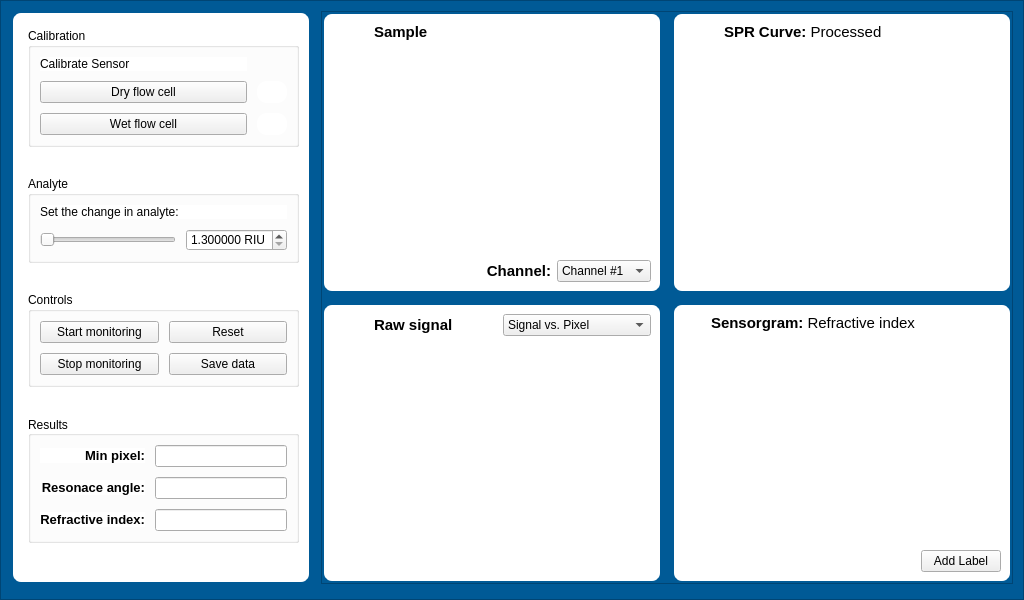
<?xml version="1.0" encoding="UTF-8"?>
<ui version="4.0">
 <class>MainWindow</class>
 <widget class="QMainWindow" name="MainWindow">
  <property name="geometry">
   <rect>
    <x>0</x>
    <y>0</y>
    <width>1024</width>
    <height>600</height>
   </rect>
  </property>
  <property name="windowTitle">
   <string>MainWindow</string>
  </property>
  <property name="styleSheet">
   <string notr="true"/>
  </property>
  <widget class="QWidget" name="centralwidget">
   <property name="styleSheet">
    <string notr="true">
</string>
   </property>
   <layout class="QHBoxLayout" name="horizontalLayout">
    <property name="spacing">
     <number>0</number>
    </property>
    <property name="leftMargin">
     <number>0</number>
    </property>
    <property name="topMargin">
     <number>0</number>
    </property>
    <property name="rightMargin">
     <number>0</number>
    </property>
    <property name="bottomMargin">
     <number>0</number>
    </property>
    <item>
     <widget class="QFrame" name="main_frame">
      <property name="styleSheet">
       <string notr="true">QFrame{
	background-color: rgb(0, 90, 150);
}
QLabel{
	border: none;
}</string>
      </property>
      <property name="frameShape">
       <enum>QFrame::StyledPanel</enum>
      </property>
      <property name="frameShadow">
       <enum>QFrame::Raised</enum>
      </property>
      <layout class="QHBoxLayout" name="horizontalLayout_2">
       <property name="spacing">
        <number>10</number>
       </property>
       <property name="leftMargin">
        <number>10</number>
       </property>
       <property name="topMargin">
        <number>10</number>
       </property>
       <property name="rightMargin">
        <number>10</number>
       </property>
       <property name="bottomMargin">
        <number>15</number>
       </property>
       <item>
        <widget class="QFrame" name="frame_config">
         <property name="sizePolicy">
          <sizepolicy hsizetype="Preferred" vsizetype="Preferred">
           <horstretch>0</horstretch>
           <verstretch>0</verstretch>
          </sizepolicy>
         </property>
         <property name="minimumSize">
          <size>
           <width>250</width>
           <height>0</height>
          </size>
         </property>
         <property name="maximumSize">
          <size>
           <width>300</width>
           <height>16777215</height>
          </size>
         </property>
         <property name="styleSheet">
          <string notr="true">QFrame{
	background-color: rgb(255, 255, 255);
	border: 2px solid;
	border-color: rgb(0, 90, 150);
	border-radius: 10px;	
}
QLabel{
	border: none;
}
</string>
         </property>
         <property name="frameShape">
          <enum>QFrame::StyledPanel</enum>
         </property>
         <property name="frameShadow">
          <enum>QFrame::Raised</enum>
         </property>
         <layout class="QVBoxLayout" name="verticalLayout_2">
          <property name="spacing">
           <number>0</number>
          </property>
          <property name="leftMargin">
           <number>15</number>
          </property>
          <property name="topMargin">
           <number>15</number>
          </property>
          <property name="rightMargin">
           <number>10</number>
          </property>
          <property name="bottomMargin">
           <number>10</number>
          </property>
          <item>
           <widget class="QGroupBox" name="gb_calibration">
            <property name="sizePolicy">
             <sizepolicy hsizetype="Preferred" vsizetype="Fixed">
              <horstretch>0</horstretch>
              <verstretch>0</verstretch>
             </sizepolicy>
            </property>
            <property name="styleSheet">
             <string notr="true">font: 700 11pt &quot;Segoe UI&quot;;</string>
            </property>
            <property name="title">
             <string>Calibration</string>
            </property>
            <layout class="QGridLayout" name="gridLayout_8">
             <property name="spacing">
              <number>10</number>
             </property>
             <item row="0" column="0">
              <widget class="QLabel" name="label_16">
               <property name="sizePolicy">
                <sizepolicy hsizetype="Preferred" vsizetype="Fixed">
                 <horstretch>0</horstretch>
                 <verstretch>0</verstretch>
                </sizepolicy>
               </property>
               <property name="styleSheet">
                <string notr="true"/>
               </property>
               <property name="frameShape">
                <enum>QFrame::NoFrame</enum>
               </property>
               <property name="text">
                <string>&lt;html&gt;&lt;head/&gt;&lt;body&gt;&lt;p&gt;&lt;span style=&quot; font-weight:400;&quot;&gt;Calibrate Sensor&lt;/span&gt;&lt;/p&gt;&lt;/body&gt;&lt;/html&gt;</string>
               </property>
               <property name="alignment">
                <set>Qt::AlignLeading|Qt::AlignLeft|Qt::AlignVCenter</set>
               </property>
              </widget>
             </item>
             <item row="1" column="0">
              <widget class="QPushButton" name="btn_Dry_flow_cell">
               <property name="text">
                <string>Dry flow cell</string>
               </property>
              </widget>
             </item>
             <item row="1" column="1">
              <widget class="QLabel" name="label_Dry_confirm">
               <property name="sizePolicy">
                <sizepolicy hsizetype="Fixed" vsizetype="Fixed">
                 <horstretch>0</horstretch>
                 <verstretch>0</verstretch>
                </sizepolicy>
               </property>
               <property name="maximumSize">
                <size>
                 <width>30</width>
                 <height>30</height>
                </size>
               </property>
               <property name="text">
                <string/>
               </property>
               <property name="pixmap">
                <pixmap resource="../../Pesquisa/PIBIC  2022-2023/Sim-LMR-Interface-/Sim-LMR-Interface--main/icons_.qrc">:/icons/icons/close.png</pixmap>
               </property>
               <property name="scaledContents">
                <bool>true</bool>
               </property>
              </widget>
             </item>
             <item row="2" column="0">
              <widget class="QPushButton" name="btn_Wet_flow_cell">
               <property name="text">
                <string>Wet flow cell</string>
               </property>
              </widget>
             </item>
             <item row="2" column="1">
              <widget class="QLabel" name="label_Wet_confirm">
               <property name="sizePolicy">
                <sizepolicy hsizetype="Fixed" vsizetype="Fixed">
                 <horstretch>0</horstretch>
                 <verstretch>0</verstretch>
                </sizepolicy>
               </property>
               <property name="maximumSize">
                <size>
                 <width>30</width>
                 <height>30</height>
                </size>
               </property>
               <property name="text">
                <string/>
               </property>
               <property name="pixmap">
                <pixmap resource="../../Pesquisa/PIBIC  2022-2023/Sim-LMR-Interface-/Sim-LMR-Interface--main/icons_.qrc">:/icons/icons/close.png</pixmap>
               </property>
               <property name="scaledContents">
                <bool>true</bool>
               </property>
              </widget>
             </item>
            </layout>
           </widget>
          </item>
          <item>
           <spacer name="verticalSpacer_3">
            <property name="orientation">
             <enum>Qt::Vertical</enum>
            </property>
            <property name="sizeHint" stdset="0">
             <size>
              <width>20</width>
              <height>40</height>
             </size>
            </property>
           </spacer>
          </item>
          <item>
           <widget class="QGroupBox" name="gb_analyte">
            <property name="sizePolicy">
             <sizepolicy hsizetype="Preferred" vsizetype="Fixed">
              <horstretch>0</horstretch>
              <verstretch>0</verstretch>
             </sizepolicy>
            </property>
            <property name="styleSheet">
             <string notr="true">font: 700 11pt &quot;Segoe UI&quot;;</string>
            </property>
            <property name="title">
             <string>Analyte</string>
            </property>
            <layout class="QGridLayout" name="gridLayout_6">
             <property name="spacing">
              <number>10</number>
             </property>
             <item row="0" column="0" colspan="2">
              <widget class="QLabel" name="label">
               <property name="sizePolicy">
                <sizepolicy hsizetype="Preferred" vsizetype="Fixed">
                 <horstretch>0</horstretch>
                 <verstretch>0</verstretch>
                </sizepolicy>
               </property>
               <property name="text">
                <string>&lt;html&gt;&lt;head/&gt;&lt;body&gt;&lt;p&gt;&lt;span style=&quot; font-weight:400;&quot;&gt;Set the change in analyte:&lt;/span&gt;&lt;/p&gt;&lt;/body&gt;&lt;/html&gt;</string>
               </property>
              </widget>
             </item>
             <item row="1" column="0">
              <widget class="QSlider" name="refractive_index_slider">
               <property name="minimum">
                <number>1300000</number>
               </property>
               <property name="maximum">
                <number>1370000</number>
               </property>
               <property name="singleStep">
                <number>5</number>
               </property>
               <property name="orientation">
                <enum>Qt::Horizontal</enum>
               </property>
              </widget>
             </item>
             <item row="1" column="1">
              <widget class="QDoubleSpinBox" name="refractive_index_analyte">
               <property name="styleSheet">
                <string notr="true">font: 600 11pt &quot;Segoe UI&quot;;</string>
               </property>
               <property name="suffix">
                <string> RIU</string>
               </property>
               <property name="decimals">
                <number>6</number>
               </property>
               <property name="minimum">
                <double>1.300000000000000</double>
               </property>
               <property name="maximum">
                <double>1.370000000000000</double>
               </property>
               <property name="singleStep">
                <double>0.000005000000000</double>
               </property>
              </widget>
             </item>
            </layout>
           </widget>
          </item>
          <item>
           <spacer name="verticalSpacer_4">
            <property name="orientation">
             <enum>Qt::Vertical</enum>
            </property>
            <property name="sizeHint" stdset="0">
             <size>
              <width>20</width>
              <height>40</height>
             </size>
            </property>
           </spacer>
          </item>
          <item>
           <widget class="QGroupBox" name="gb_controls">
            <property name="sizePolicy">
             <sizepolicy hsizetype="Preferred" vsizetype="Fixed">
              <horstretch>0</horstretch>
              <verstretch>0</verstretch>
             </sizepolicy>
            </property>
            <property name="styleSheet">
             <string notr="true">font: 700 11pt &quot;Segoe UI&quot;;</string>
            </property>
            <property name="title">
             <string>Controls</string>
            </property>
            <layout class="QGridLayout" name="gridLayout_9">
             <property name="topMargin">
              <number>9</number>
             </property>
             <property name="spacing">
              <number>10</number>
             </property>
             <item row="0" column="0">
              <widget class="QPushButton" name="btn_start">
               <property name="text">
                <string>Start monitoring</string>
               </property>
              </widget>
             </item>
             <item row="0" column="1">
              <widget class="QPushButton" name="btn_reset">
               <property name="text">
                <string>Reset</string>
               </property>
              </widget>
             </item>
             <item row="1" column="0">
              <widget class="QPushButton" name="btn_stop">
               <property name="text">
                <string>Stop monitoring</string>
               </property>
              </widget>
             </item>
             <item row="1" column="1">
              <widget class="QPushButton" name="btn_save">
               <property name="text">
                <string>Save data</string>
               </property>
              </widget>
             </item>
            </layout>
           </widget>
          </item>
          <item>
           <spacer name="verticalSpacer">
            <property name="orientation">
             <enum>Qt::Vertical</enum>
            </property>
            <property name="sizeHint" stdset="0">
             <size>
              <width>20</width>
              <height>40</height>
             </size>
            </property>
           </spacer>
          </item>
          <item>
           <widget class="QGroupBox" name="gb_Results">
            <property name="sizePolicy">
             <sizepolicy hsizetype="Preferred" vsizetype="Preferred">
              <horstretch>0</horstretch>
              <verstretch>0</verstretch>
             </sizepolicy>
            </property>
            <property name="styleSheet">
             <string notr="true">font: 700 11pt &quot;Segoe UI&quot;;
</string>
            </property>
            <property name="title">
             <string>Results</string>
            </property>
            <property name="alignment">
             <set>Qt::AlignLeading|Qt::AlignLeft|Qt::AlignVCenter</set>
            </property>
            <layout class="QGridLayout" name="gridLayout_7">
             <property name="topMargin">
              <number>9</number>
             </property>
             <property name="spacing">
              <number>10</number>
             </property>
             <item row="0" column="0">
              <widget class="QLabel" name="label_13">
               <property name="sizePolicy">
                <sizepolicy hsizetype="Preferred" vsizetype="Fixed">
                 <horstretch>0</horstretch>
                 <verstretch>0</verstretch>
                </sizepolicy>
               </property>
               <property name="frameShape">
                <enum>QFrame::NoFrame</enum>
               </property>
               <property name="text">
                <string>&lt;html&gt;&lt;head/&gt;&lt;body&gt;&lt;p&gt;&lt;span style=&quot; font-size:10pt; font-weight:700;&quot;&gt;Min pixel:&lt;/span&gt;&lt;/p&gt;&lt;/body&gt;&lt;/html&gt;</string>
               </property>
               <property name="alignment">
                <set>Qt::AlignRight|Qt::AlignTrailing|Qt::AlignVCenter</set>
               </property>
              </widget>
             </item>
             <item row="0" column="1">
              <widget class="QLineEdit" name="min_pixel">
               <property name="readOnly">
                <bool>true</bool>
               </property>
              </widget>
             </item>
             <item row="1" column="0">
              <widget class="QLabel" name="label_14">
               <property name="sizePolicy">
                <sizepolicy hsizetype="Preferred" vsizetype="Fixed">
                 <horstretch>0</horstretch>
                 <verstretch>0</verstretch>
                </sizepolicy>
               </property>
               <property name="frameShape">
                <enum>QFrame::NoFrame</enum>
               </property>
               <property name="text">
                <string>&lt;html&gt;&lt;head/&gt;&lt;body&gt;&lt;p&gt;&lt;span style=&quot; font-size:10pt; font-weight:700;&quot;&gt;Resonace angle:&lt;/span&gt;&lt;/p&gt;&lt;/body&gt;&lt;/html&gt;</string>
               </property>
               <property name="alignment">
                <set>Qt::AlignRight|Qt::AlignTrailing|Qt::AlignVCenter</set>
               </property>
              </widget>
             </item>
             <item row="1" column="1">
              <widget class="QLineEdit" name="resonance_angle">
               <property name="text">
                <string/>
               </property>
               <property name="readOnly">
                <bool>true</bool>
               </property>
              </widget>
             </item>
             <item row="2" column="0">
              <widget class="QLabel" name="label_15">
               <property name="sizePolicy">
                <sizepolicy hsizetype="Preferred" vsizetype="Fixed">
                 <horstretch>0</horstretch>
                 <verstretch>0</verstretch>
                </sizepolicy>
               </property>
               <property name="frameShape">
                <enum>QFrame::NoFrame</enum>
               </property>
               <property name="text">
                <string>&lt;html&gt;&lt;head/&gt;&lt;body&gt;&lt;p&gt;&lt;span style=&quot; font-size:10pt; font-weight:700;&quot;&gt;Refractive index:&lt;/span&gt;&lt;/p&gt;&lt;/body&gt;&lt;/html&gt;</string>
               </property>
               <property name="alignment">
                <set>Qt::AlignRight|Qt::AlignTrailing|Qt::AlignVCenter</set>
               </property>
              </widget>
             </item>
             <item row="2" column="1">
              <widget class="QLineEdit" name="refractive_index">
               <property name="text">
                <string/>
               </property>
               <property name="readOnly">
                <bool>true</bool>
               </property>
              </widget>
             </item>
            </layout>
           </widget>
          </item>
          <item>
           <spacer name="verticalSpacer_2">
            <property name="orientation">
             <enum>Qt::Vertical</enum>
            </property>
            <property name="sizeHint" stdset="0">
             <size>
              <width>20</width>
              <height>40</height>
             </size>
            </property>
           </spacer>
          </item>
         </layout>
        </widget>
       </item>
       <item>
        <widget class="QFrame" name="frame_graphs">
         <property name="sizePolicy">
          <sizepolicy hsizetype="Expanding" vsizetype="Preferred">
           <horstretch>0</horstretch>
           <verstretch>0</verstretch>
          </sizepolicy>
         </property>
         <property name="styleSheet">
          <string notr="true"/>
         </property>
         <property name="frameShape">
          <enum>QFrame::StyledPanel</enum>
         </property>
         <property name="frameShadow">
          <enum>QFrame::Raised</enum>
         </property>
         <layout class="QGridLayout" name="gridLayout">
          <property name="leftMargin">
           <number>0</number>
          </property>
          <property name="topMargin">
           <number>0</number>
          </property>
          <property name="rightMargin">
           <number>0</number>
          </property>
          <property name="bottomMargin">
           <number>0</number>
          </property>
          <property name="spacing">
           <number>10</number>
          </property>
          <item row="2" column="1">
           <widget class="QFrame" name="frame_Sensorgram">
            <property name="styleSheet">
             <string notr="true">QFrame{
	background-color: rgb(255, 255, 255);
	border: 2px solid;
	border-color: rgb(0, 90, 150);
	border-radius: 10px;	
}
QLabel{
	border: none;
}
</string>
            </property>
            <layout class="QGridLayout" name="gridLayout_3">
             <item row="1" column="0" colspan="3">
              <layout class="QVBoxLayout" name="verticalLayout">
               <item>
                <spacer name="verticalSpacer_8">
                 <property name="orientation">
                  <enum>Qt::Vertical</enum>
                 </property>
                 <property name="sizeHint" stdset="0">
                  <size>
                   <width>20</width>
                   <height>40</height>
                  </size>
                 </property>
                </spacer>
               </item>
              </layout>
             </item>
             <item row="0" column="1">
              <widget class="QLabel" name="label_2">
               <property name="sizePolicy">
                <sizepolicy hsizetype="Preferred" vsizetype="Fixed">
                 <horstretch>0</horstretch>
                 <verstretch>0</verstretch>
                </sizepolicy>
               </property>
               <property name="frameShape">
                <enum>QFrame::NoFrame</enum>
               </property>
               <property name="text">
                <string>&lt;html&gt;&lt;head/&gt;&lt;body&gt;&lt;p&gt;&lt;span style=&quot; font-size:11pt; font-weight:700;&quot;&gt;Sensorgram: &lt;/span&gt;&lt;span style=&quot; font-size:11pt;&quot;&gt;Refractive index&lt;/span&gt;&lt;/p&gt;&lt;/body&gt;&lt;/html&gt;</string>
               </property>
              </widget>
             </item>
             <item row="0" column="0">
              <widget class="QLabel" name="label_7">
               <property name="sizePolicy">
                <sizepolicy hsizetype="Fixed" vsizetype="Fixed">
                 <horstretch>0</horstretch>
                 <verstretch>0</verstretch>
                </sizepolicy>
               </property>
               <property name="maximumSize">
                <size>
                 <width>35</width>
                 <height>25</height>
                </size>
               </property>
               <property name="frameShape">
                <enum>QFrame::NoFrame</enum>
               </property>
               <property name="text">
                <string/>
               </property>
               <property name="pixmap">
                <pixmap resource="../../Pesquisa/PIBIC  2022-2023/Sim-LMR-Interface-/Sim-LMR-Interface--main/icons_.qrc">:/icons/icons/LOGO.png</pixmap>
               </property>
               <property name="scaledContents">
                <bool>true</bool>
               </property>
              </widget>
             </item>
             <item row="2" column="2">
              <widget class="QPushButton" name="btn_add_label">
               <property name="minimumSize">
                <size>
                 <width>80</width>
                 <height>0</height>
                </size>
               </property>
               <property name="maximumSize">
                <size>
                 <width>100</width>
                 <height>16777215</height>
                </size>
               </property>
               <property name="styleSheet">
                <string notr="true">font: 700 11pt &quot;Segoe UI&quot;;</string>
               </property>
               <property name="text">
                <string>Add Label</string>
               </property>
              </widget>
             </item>
            </layout>
           </widget>
          </item>
          <item row="0" column="1">
           <widget class="QFrame" name="frame_SPR_curve">
            <property name="styleSheet">
             <string notr="true">QFrame{
	background-color: rgb(255, 255, 255);
	border: 2px solid;
	border-color: rgb(0, 90, 150);
	border-radius: 10px;	
}
QLabel{
	border: none;
}
</string>
            </property>
            <property name="frameShape">
             <enum>QFrame::StyledPanel</enum>
            </property>
            <property name="frameShadow">
             <enum>QFrame::Raised</enum>
            </property>
            <layout class="QGridLayout" name="gridLayout_4">
             <item row="0" column="0">
              <widget class="QLabel" name="label_6">
               <property name="sizePolicy">
                <sizepolicy hsizetype="Fixed" vsizetype="Fixed">
                 <horstretch>0</horstretch>
                 <verstretch>0</verstretch>
                </sizepolicy>
               </property>
               <property name="maximumSize">
                <size>
                 <width>35</width>
                 <height>25</height>
                </size>
               </property>
               <property name="frameShape">
                <enum>QFrame::NoFrame</enum>
               </property>
               <property name="text">
                <string/>
               </property>
               <property name="pixmap">
                <pixmap resource="../../Pesquisa/PIBIC  2022-2023/Sim-LMR-Interface-/Sim-LMR-Interface--main/icons_.qrc">:/icons/icons/LOGO.png</pixmap>
               </property>
               <property name="scaledContents">
                <bool>true</bool>
               </property>
              </widget>
             </item>
             <item row="0" column="1">
              <widget class="QLabel" name="label_3">
               <property name="sizePolicy">
                <sizepolicy hsizetype="Preferred" vsizetype="Fixed">
                 <horstretch>0</horstretch>
                 <verstretch>0</verstretch>
                </sizepolicy>
               </property>
               <property name="frameShape">
                <enum>QFrame::NoFrame</enum>
               </property>
               <property name="text">
                <string>&lt;html&gt;&lt;head/&gt;&lt;body&gt;&lt;p&gt;&lt;span style=&quot; font-size:11pt; font-weight:700;&quot;&gt;SPR Curve: &lt;/span&gt;&lt;span style=&quot; font-size:11pt;&quot;&gt;Processed&lt;/span&gt;&lt;/p&gt;&lt;/body&gt;&lt;/html&gt;</string>
               </property>
              </widget>
             </item>
             <item row="1" column="0" colspan="2">
              <layout class="QVBoxLayout" name="verticalLayout_3">
               <item>
                <spacer name="verticalSpacer_7">
                 <property name="orientation">
                  <enum>Qt::Vertical</enum>
                 </property>
                 <property name="sizeHint" stdset="0">
                  <size>
                   <width>20</width>
                   <height>40</height>
                  </size>
                 </property>
                </spacer>
               </item>
              </layout>
             </item>
            </layout>
           </widget>
          </item>
          <item row="2" column="0">
           <widget class="QFrame" name="frame_Raw_signal">
            <property name="styleSheet">
             <string notr="true">QFrame{
	background-color: rgb(255, 255, 255);
	border: 2px solid;
	border-color: rgb(0, 90, 150);
	border-radius: 10px;	
}
QLabel{
	border: none;
}
</string>
            </property>
            <property name="frameShape">
             <enum>QFrame::StyledPanel</enum>
            </property>
            <property name="frameShadow">
             <enum>QFrame::Raised</enum>
            </property>
            <layout class="QGridLayout" name="gridLayout_5">
             <item row="0" column="0">
              <widget class="QLabel" name="label_9">
               <property name="sizePolicy">
                <sizepolicy hsizetype="Fixed" vsizetype="Fixed">
                 <horstretch>0</horstretch>
                 <verstretch>0</verstretch>
                </sizepolicy>
               </property>
               <property name="maximumSize">
                <size>
                 <width>35</width>
                 <height>25</height>
                </size>
               </property>
               <property name="frameShape">
                <enum>QFrame::NoFrame</enum>
               </property>
               <property name="text">
                <string/>
               </property>
               <property name="pixmap">
                <pixmap resource="../../Pesquisa/PIBIC  2022-2023/Sim-LMR-Interface-/Sim-LMR-Interface--main/icons_.qrc">:/icons/icons/LOGO.png</pixmap>
               </property>
               <property name="scaledContents">
                <bool>true</bool>
               </property>
              </widget>
             </item>
             <item row="0" column="1">
              <widget class="QLabel" name="label_10">
               <property name="sizePolicy">
                <sizepolicy hsizetype="Preferred" vsizetype="Fixed">
                 <horstretch>0</horstretch>
                 <verstretch>0</verstretch>
                </sizepolicy>
               </property>
               <property name="frameShape">
                <enum>QFrame::NoFrame</enum>
               </property>
               <property name="text">
                <string>&lt;html&gt;&lt;head/&gt;&lt;body&gt;&lt;p&gt;&lt;span style=&quot; font-size:11pt; font-weight:700;&quot;&gt;Raw signal&lt;/span&gt;&lt;/p&gt;&lt;/body&gt;&lt;/html&gt;</string>
               </property>
              </widget>
             </item>
             <item row="0" column="2">
              <widget class="QComboBox" name="cbox_format">
               <property name="styleSheet">
                <string notr="true">font: 600 11pt &quot;Segoe UI&quot;;</string>
               </property>
               <item>
                <property name="text">
                 <string>Signal vs. Pixel</string>
                </property>
               </item>
               <item>
                <property name="text">
                 <string>Reflectance vs. Angle</string>
                </property>
               </item>
              </widget>
             </item>
             <item row="1" column="0" colspan="3">
              <layout class="QVBoxLayout" name="verticalLayout_4">
               <item>
                <spacer name="verticalSpacer_6">
                 <property name="orientation">
                  <enum>Qt::Vertical</enum>
                 </property>
                 <property name="sizeHint" stdset="0">
                  <size>
                   <width>20</width>
                   <height>40</height>
                  </size>
                 </property>
                </spacer>
               </item>
              </layout>
             </item>
            </layout>
           </widget>
          </item>
          <item row="0" column="0">
           <widget class="QFrame" name="frame_Sample">
            <property name="styleSheet">
             <string notr="true">QFrame{
	background-color: rgb(255, 255, 255);
	border: 2px solid;
	border-color: rgb(0, 90, 150);
	border-radius: 10px;	
}
QLabel{
	border: none;
}
</string>
            </property>
            <property name="frameShape">
             <enum>QFrame::StyledPanel</enum>
            </property>
            <property name="frameShadow">
             <enum>QFrame::Raised</enum>
            </property>
            <layout class="QGridLayout" name="gridLayout_2">
             <item row="0" column="0">
              <widget class="QLabel" name="label_5">
               <property name="sizePolicy">
                <sizepolicy hsizetype="Fixed" vsizetype="Fixed">
                 <horstretch>0</horstretch>
                 <verstretch>0</verstretch>
                </sizepolicy>
               </property>
               <property name="maximumSize">
                <size>
                 <width>35</width>
                 <height>25</height>
                </size>
               </property>
               <property name="frameShape">
                <enum>QFrame::NoFrame</enum>
               </property>
               <property name="text">
                <string/>
               </property>
               <property name="pixmap">
                <pixmap resource="../../Pesquisa/PIBIC  2022-2023/Sim-LMR-Interface-/Sim-LMR-Interface--main/icons_.qrc">:/icons/icons/LOGO.png</pixmap>
               </property>
               <property name="scaledContents">
                <bool>true</bool>
               </property>
              </widget>
             </item>
             <item row="1" column="0" colspan="4">
              <layout class="QVBoxLayout" name="verticalLayout_5">
               <item>
                <spacer name="verticalSpacer_5">
                 <property name="orientation">
                  <enum>Qt::Vertical</enum>
                 </property>
                 <property name="sizeHint" stdset="0">
                  <size>
                   <width>20</width>
                   <height>40</height>
                  </size>
                 </property>
                </spacer>
               </item>
              </layout>
             </item>
             <item row="2" column="3">
              <widget class="QComboBox" name="cbox_channel">
               <property name="styleSheet">
                <string notr="true">font: 600 11pt &quot;Segoe UI&quot;;</string>
               </property>
               <item>
                <property name="text">
                 <string>Channel #1</string>
                </property>
               </item>
               <item>
                <property name="text">
                 <string>Channel #2</string>
                </property>
               </item>
               <item>
                <property name="text">
                 <string>Channel #3</string>
                </property>
               </item>
              </widget>
             </item>
             <item row="0" column="1" colspan="2">
              <widget class="QLabel" name="label_4">
               <property name="sizePolicy">
                <sizepolicy hsizetype="Preferred" vsizetype="Fixed">
                 <horstretch>0</horstretch>
                 <verstretch>0</verstretch>
                </sizepolicy>
               </property>
               <property name="frameShape">
                <enum>QFrame::NoFrame</enum>
               </property>
               <property name="text">
                <string>&lt;html&gt;&lt;head/&gt;&lt;body&gt;&lt;p&gt;&lt;span style=&quot; font-size:11pt; font-weight:700;&quot;&gt;Sample&lt;/span&gt;&lt;/p&gt;&lt;/body&gt;&lt;/html&gt;</string>
               </property>
              </widget>
             </item>
             <item row="2" column="1" colspan="2">
              <widget class="QLabel" name="label_8">
               <property name="sizePolicy">
                <sizepolicy hsizetype="Preferred" vsizetype="Fixed">
                 <horstretch>0</horstretch>
                 <verstretch>0</verstretch>
                </sizepolicy>
               </property>
               <property name="layoutDirection">
                <enum>Qt::LeftToRight</enum>
               </property>
               <property name="frameShape">
                <enum>QFrame::NoFrame</enum>
               </property>
               <property name="text">
                <string>&lt;html&gt;&lt;head/&gt;&lt;body&gt;&lt;p&gt;&lt;span style=&quot; font-size:11pt; font-weight:700;&quot;&gt;Channel:&lt;/span&gt;&lt;/p&gt;&lt;/body&gt;&lt;/html&gt;</string>
               </property>
               <property name="alignment">
                <set>Qt::AlignRight|Qt::AlignTrailing|Qt::AlignVCenter</set>
               </property>
              </widget>
             </item>
            </layout>
           </widget>
          </item>
         </layout>
        </widget>
       </item>
      </layout>
     </widget>
    </item>
   </layout>
  </widget>
  <action name="actionNew">
   <property name="icon">
    <iconset theme="document-new"/>
   </property>
   <property name="text">
    <string>New</string>
   </property>
  </action>
  <action name="actionopen">
   <property name="icon">
    <iconset resource="../../Pesquisa/PIBIC  2022-2023/Sim-LMR-Interface-/Sim-LMR-Interface--main/icons_.qrc">
     <normaloff>:/icons/icons/livro.png</normaloff>:/icons/icons/livro.png</iconset>
   </property>
   <property name="text">
    <string>Open</string>
   </property>
  </action>
  <action name="actionSave">
   <property name="text">
    <string>Save</string>
   </property>
  </action>
 </widget>
 <resources>
  <include location="../../Pesquisa/PIBIC  2022-2023/Sim-LMR-Interface-/Sim-LMR-Interface--main/icons_.qrc"/>
 </resources>
 <connections/>
</ui>
